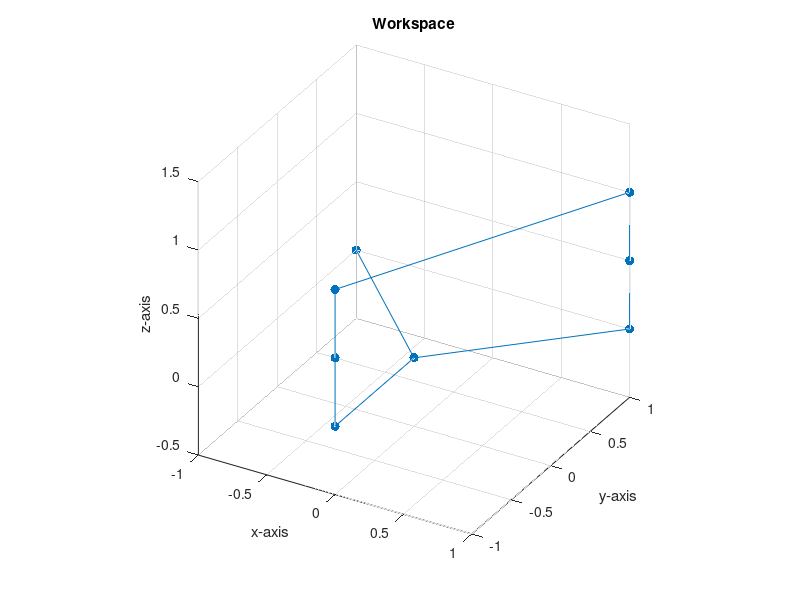

MATLAB code for this plot:
%% ME 557: Project, Define Letter Y Points.

%Clear Everything
clear
close all
clc

%% Define the Letter Points.

%Define the piecewise strokes.
xs = [-1 0 0 0 0 1 1 1 0];
ys = [1 0 -1 -1 -1 1 1 1 0];
zs = [0 0 0 0.5 1 1 0.5 0 0];

%Store the points in a matrix.
Lpts = [xs; ys; zs];

%% Plot the Letter Points.

%Plot the Letter Points.
figure, hold on, grid on
plot3(Lpts(1, :), Lpts(2, :), Lpts(3, :), '.-', 'Markersize', 20)
title('Workspace')
xlabel('x-axis'), ylabel('y-axis'), zlabel('z-axis')
view(30, 30), rotate3d on,
axis equal

%% Write out the Data Points.

%Write out the letter data points.
dlmwrite('C:\Users\USER\Documents\Coursework\MSME\Year1\Winter2018\ME557_IntroToRobotics\Project\LetterPoints\LetterPts_Y.txt', Lpts)
